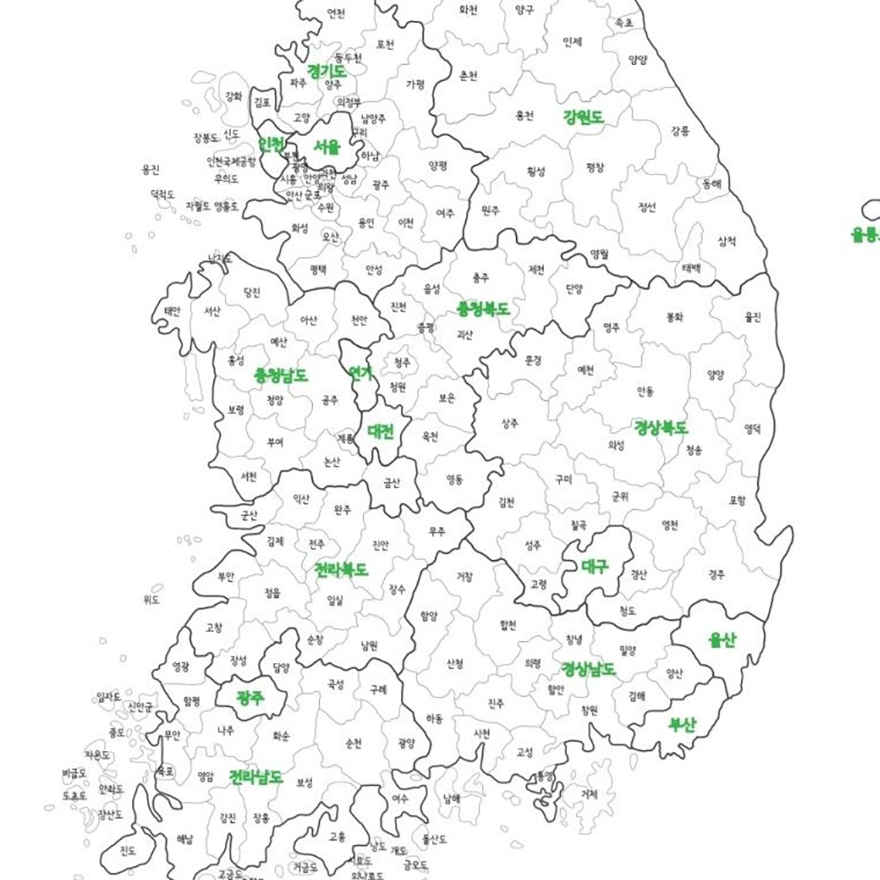
#> input picture traveling-salesman-problem-master/map.jpg, 880 x 880 px
$ python 1.py
#> lines starting #> are read from the running program, lines starting #| are printed output that depends on the picture; after the words box and inside, x2 and y2 are one past the last pixel; in counts of white or black regions, pixels touching at a corner belong together; long printed decimals are rounded
import math, random
import cv2  #opencv 라이브러리를 사용해서 실제 사진파일(지도사진) 에 좌표를 찍고 그위에 결과를 나타낼수 있게 하였다.

class City:                               #도시의 x,y좌표를 담은 class
    def __init__(self, x=None, y=None):
        self.x = None
        self.y = None
        if x is not None:
            self.x = x
        else:
            self.x = int(random.random() * 200)
        if y is not None:
            self.y = y
        else:
            self.y = int(random.random() * 200)

    def getX(self):
        return self.x

    def getY(self):
        return self.y

    def distanceTo(self, city):                        #현재 도시와 도시 사이의 거리 반환 함수
        xDistance = abs(self.getX() - city.getX())
        yDistance = abs(self.getY() - city.getY())
        distance = math.sqrt( (xDistance*xDistance) + (yDistance*yDistance) )
        return distance

    def __repr__(self):
        return str(self.getX()) + ", " + str(self.getY())


class TourManager:   #chromosome class
    destinationCities = []       #chromosome(도시좌표 즉 도시이름 의 리스트)

    def addCity(self, city):   #setting chromosome func
        self.destinationCities.append(city)

    def getCity(self, index):
        return self.destinationCities[index]

    def numberOfCities(self):
        return len(self.destinationCities)


class Tour:         #도시와 도시 사이의 경로를 나타내는 class
    def __init__(self, tourmanager, tour=None):
        self.tourmanager = tourmanager
        self.tour = []
        self.fitness = 0.0   #적합도(shortest total distance)-> 1/distance=fitness
        self.distance = 0    #거리
        if tour is not None:
            self.tour = tour
        else:
            for i in range(0, self.tourmanager.numberOfCities()):
                self.tour.append(None)

    def __len__(self):
        return len(self.tour)

    def __getitem__(self, index):
        return self.tour[index]

    def __setitem__(self, key, value):
        self.tour[key] = value

    def __repr__(self):
        geneString = 'Start -> '
        for i in range(0, self.tourSize()):
            geneString += str(self.getCity(i)) + ' -> '
        geneString += 'End'
        return geneString

    def generateIndividual(self):
        for cityIndex in range(0, self.tourmanager.numberOfCities()):
            self.setCity(cityIndex, self.tourmanager.getCity(cityIndex))
        random.shuffle(self.tour)

    def getCity(self, tourPosition):
        return self.tour[tourPosition]

    def setCity(self, tourPosition, city):
        self.tour[tourPosition] = city
        self.fitness = 0.0
        self.distance = 0

    def getFitness(self):
        if self.fitness == 0:
            self.fitness = 1/float(self.getDistance())
        return self.fitness

    def getDistance(self):             #
        if self.distance == 0:
            tourDistance = 0
            for cityIndex in range(0, self.tourSize()):
                fromCity = self.getCity(cityIndex)
                destinationCity = None
                if cityIndex+1 < self.tourSize():
                    destinationCity = self.getCity(cityIndex+1)
                else:
                    destinationCity = self.getCity(0)
                tourDistance += fromCity.distanceTo(destinationCity)
            self.distance = tourDistance
        return self.distance

    def tourSize(self):
        return len(self.tour)

    def containsCity(self, city):
        return city in self.tour


class Population:  #Tour들의 집합(도시들을 이은 선)을 나타내는 class              여러개의 tour집합의 fitness를 비교해서 fitness가 높은것들을 crossover & mutate 해서 더 좋은 population->tour집합을 만들어낸다.
    def __init__(self, tourmanager, populationSize, initialise):
        self.tours = []
        for i in range(0, populationSize):
            self.tours.append(None)

        if initialise:
            for i in range(0, populationSize):
                newTour = Tour(tourmanager)
                newTour.generateIndividual()
                self.saveTour(i, newTour)

    def __setitem__(self, key, value):
        self.tours[key] = value

    def __getitem__(self, index):
        return self.tours[index]

    def saveTour(self, index, tour):
        self.tours[index] = tour

    def getTour(self, index):
        return self.tours[index]

    def getFittest(self):                            #가장높은 fitness를 가지는 population의 tour
        fittest = self.tours[0]
        for i in range(0, self.populationSize()):
            if fittest.getFitness() <= self.getTour(i).getFitness():
                fittest = self.getTour(i)
        return fittest

    def populationSize(self):
        return len(self.tours)


class GA:   #유전알고리즘 적용 class (돌연변이 비율 0.05프로,
    def __init__(self, tourmanager, mutationRate=0.05, tournamentSize=5, elitism=True):
        self.tourmanager = tourmanager
        self.mutationRate = mutationRate
        self.tournamentSize = tournamentSize
        self.elitism = elitism

    def evolvePopulation(self, pop):  #진화(다음세대)하는 과정
        newPopulation = Population(self.tourmanager, pop.populationSize(), False)
        elitismOffset = 0
        if self.elitism:
            newPopulation.saveTour(0, pop.getFittest())
            elitismOffset = 1

        for i in range(elitismOffset, newPopulation.populationSize()):
            parent1 = self.tournamentSelection(pop)
            parent2 = self.tournamentSelection(pop)
            child = self.crossover(parent1, parent2)
            newPopulation.saveTour(i, child)

        for i in range(elitismOffset, newPopulation.populationSize()):
            self.mutate(newPopulation.getTour(i))

        return newPopulation

    def crossover(self, parent1, parent2): #partially matched crossover
        child = Tour(self.tourmanager)

        startPos = int(random.random() * parent1.tourSize())
        endPos = int(random.random() * parent1.tourSize())

        for i in range(0, child.tourSize()):
            if startPos < endPos and i > startPos and i < endPos:
                child.setCity(i, parent1.getCity(i))
            elif startPos > endPos:
                if not (i < startPos and i > endPos):
                    child.setCity(i, parent1.getCity(i))

        for i in range(0, parent2.tourSize()):
            if not child.containsCity(parent2.getCity(i)):
                for ii in range(0, child.tourSize()):
                    if child.getCity(ii) == None:
                        child.setCity(ii, parent2.getCity(i))
                        break

        return child

    def mutate(self, tour):         #부모->자식 으로 바뀌는 과정
        for tourPos1 in range(0, tour.tourSize()):
            if random.random() < self.mutationRate:
                tourPos2 = int(tour.tourSize() * random.random())

                city1 = tour.getCity(tourPos1)
                city2 = tour.getCity(tourPos2)

                tour.setCity(tourPos2, city1)
                tour.setCity(tourPos1, city2)

    def tournamentSelection(self, pop):
        tournament = Population(self.tourmanager, self.tournamentSize, False)
        for i in range(0, self.tournamentSize):
            randomId = int(random.random() * pop.populationSize())
            tournament.saveTour(i, pop.getTour(randomId))
        fittest = tournament.getFittest()
        return fittest


###################################################################################################  main  ###############################################################################################################################################


if __name__ == '__main__':

    n_cities = 20   #도시 갯수=모든도시의 리스트=chromosome
    population_size = 50 #tour의 갯수
    n_generations = 100  #부모 -> 자식세대 유전 알고리즘 적용횟수

    random.seed(200) #다른결과를 원하면 시드값을 계속바꿔주며 테스트해볼수있다.

    # Load the map
    map_original = cv2.imread('map.jpg')
#> map_original is the input picture: shape (880, 880, 3); mean B, G, R 244.4, 245, 244.3

    # Setup cities and tour
    tourmanager = TourManager()

    for i in range(n_cities):       #랜덤한 죄표값으로 도시생성
        x = random.randint(200, 800)
        y = random.randint(200, 800)

        tourmanager.addCity(City(x=x, y=y)) #setting chromosome
        cv2.circle(map_original, center=(x, y), radius=10, color=(0, 0, 255), thickness=-1, lineType=cv2.LINE_AA)
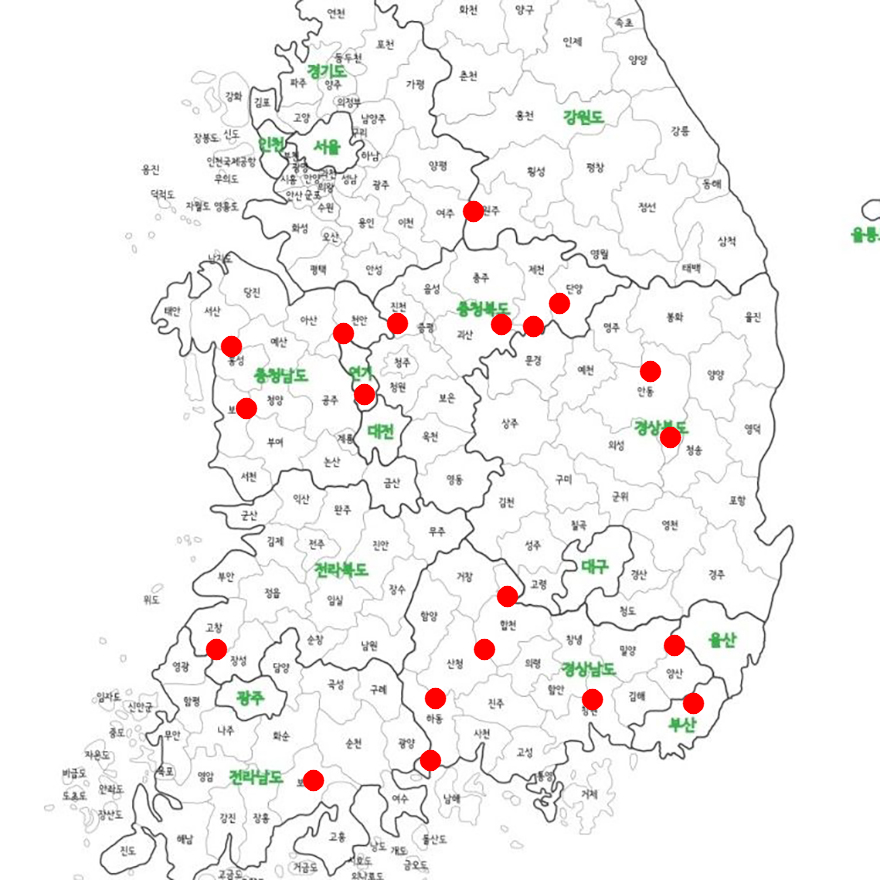
#> map_original: shape (880, 880, 3); 1.06% of pixels changed, all inside (x1, y1, x2, y2) = (205, 200, 705, 792)

    cv2.imshow('map', map_original)
    cv2.waitKey(0)  #띄워진 map창을 끄면 다음코드가 실행됩니다.

    # Initialize population

    pop = Population(tourmanager, populationSize=population_size, initialise=True)  #처음에는 랜덤으로(initialise=True) population 생성후 가장높은 fitness를 보이는 population의 거리를 나타내어 준다.
    print("Initial distance: " + str(pop.getFittest().getDistance()))
#| Initial distance: 4521.878

    # Evolve population
    ga = GA(tourmanager)

    for i in range(n_generations):   #100세대의 유전알고리즘을 거쳐서
        pop = ga.evolvePopulation(pop)

        fittest = pop.getFittest()

        map_result = map_original.copy()

        for j in range(1, n_cities):
            cv2.line(                                  #도시를 이은선 표시(경로=tour)
                map_result,
                pt1=(fittest[j-1].x, fittest[j-1].y),
                pt2=(fittest[j].x, fittest[j].y),
                color=(255, 0, 0),
                thickness=3,
                lineType=cv2.LINE_AA
            )

        cv2.putText(map_result, org=(10, 25), text='Generation: %d' % (i+1), fontFace=cv2.FONT_HERSHEY_SIMPLEX, fontScale=0.7, color=0, thickness=1, lineType=cv2.LINE_AA) #몇세대째 진행중인지 출력
        cv2.putText(map_result, org=(10, 50), text='Distance: %.2fkm' % fittest.getDistance(), fontFace=cv2.FONT_HERSHEY_SIMPLEX, fontScale=0.7, color=0, thickness=1, lineType=cv2.LINE_AA) #가장높은 fitness를 가진 population의 거리 출력
        cv2.imshow('map', map_result)
        if cv2.waitKey(100) == ord('q'):
            break
#> this loop made 1 pass; (key q is pressed on pass 1)
#> pass 1, `cv2.imshow('map', map_result)`:
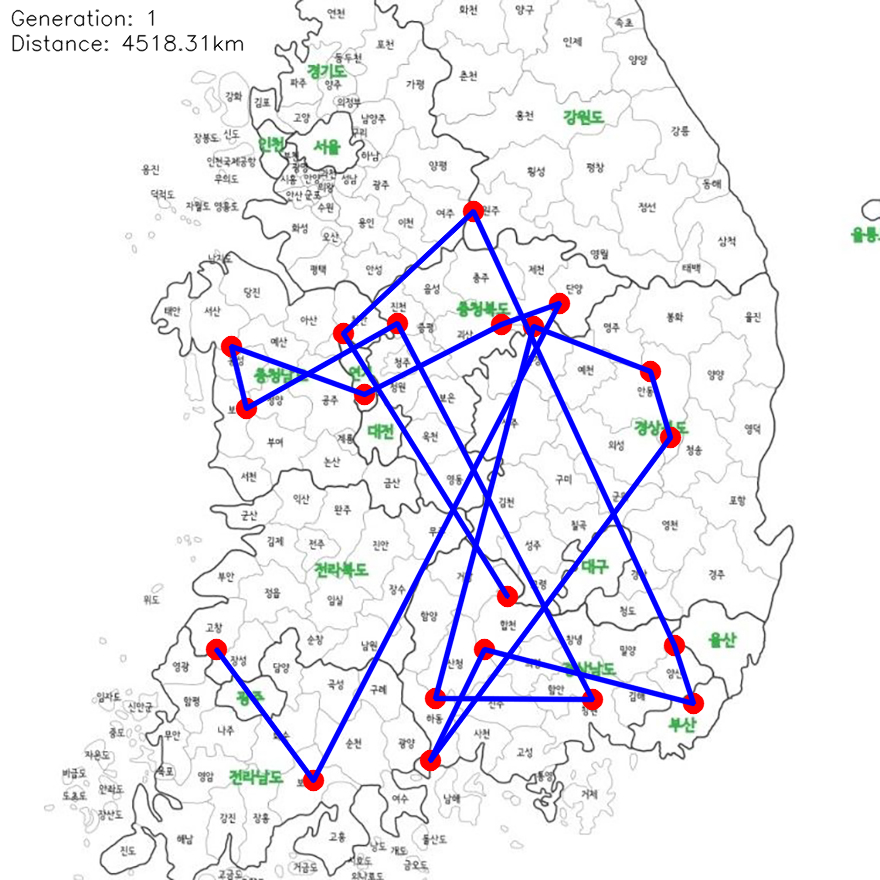
#> window 'map': shape (880, 880, 3); mean B, G, R 243, 236.4, 237.4

    # Print final results
    print("Finished")
    print("Final distance: " + str(pop.getFittest().getDistance())) #세대 반복이 끝난후에 가장높은 fitness를 가진 population의 거리 출력
#| Final distance: 4518.306
    print("Solution:")
    print(pop.getFittest()) #fittest population의 tour의 좌표값 나열
#> (printed output is left out)

    cv2.waitKey(0)
